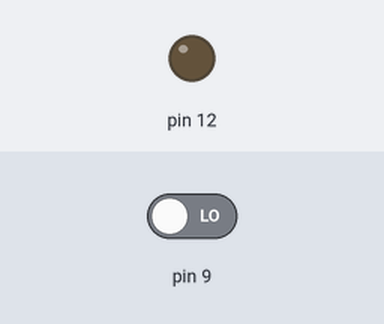
Simulated run of this sketch. Board: Arduino Uno, built with avr-gcc and run on an emulated ATmega328P. Parts: output pins drawn as LEDs (lit = HIGH). The inputs (shaded band) are chosen by the test bench; at power-on: pin 9 LOW.

Above: at 1.2 s.
1.3 s: pin 9 driven HIGH
At 1.45 s:
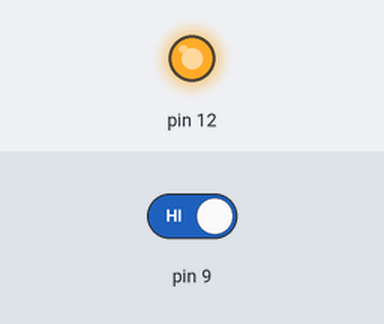
Timing chart, 0 to 4.3 s (numbered marks = the images above; inputs shaded):
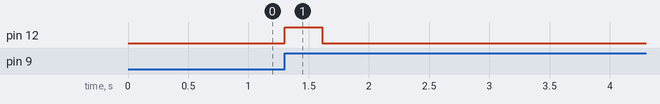

Measured:
- after the input at 1.3 s, pin 12: LOW → HIGH at once, → LOW 0.31 s later

The sketch:

flanco.ino
```cpp
void setup() {
  pinMode (9,INPUT);
  pinMode (12,OUTPUT);
}
boolean Eant = 0, Fl = 0;
void loop() {
  Eant = digitalRead (9);
  delay (10);
  Fl = (Eant ^ (digitalRead (9)));
  digitalWrite (12,Fl);
  if (Fl){
    delay (300);
  }
}
```
